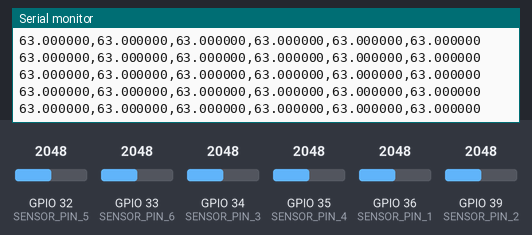
Simulated run of this sketch. Board: ESP32. Parts: the last lines printed to the serial monitor. Inputs (shaded band) come from the test bench; at power-on: GPIO 32 (SENSOR_PIN_5) = 2048, GPIO 33 (SENSOR_PIN_6) = 2048, GPIO 34 (SENSOR_PIN_3) = 2048, GPIO 35 (SENSOR_PIN_4) = 2048, GPIO 36 (SENSOR_PIN_1) = 2048, GPIO 39 (SENSOR_PIN_2) = 2048 (analog values on the 0–4095 scale). Nothing arrives over Bluetooth unless stated; a phone connects over Bluetooth LE 3 s after start.

Above: at 1.2 s.
1.3 s: GPIO 32 (SENSOR_PIN_5) set to 2866
At 1.35 s:
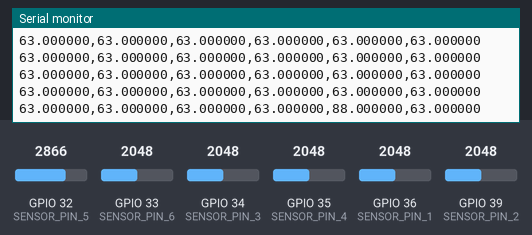
2.8 s: GPIO 33 (SENSOR_PIN_6) set to 2866
At 2.8 s:
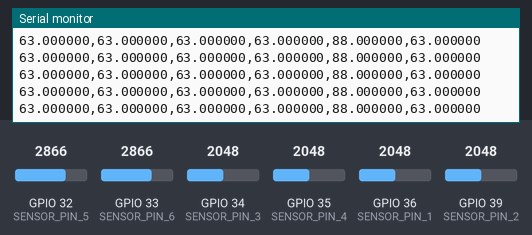
4.3 s: GPIO 34 (SENSOR_PIN_3) set to 2866
At 4.33 s:
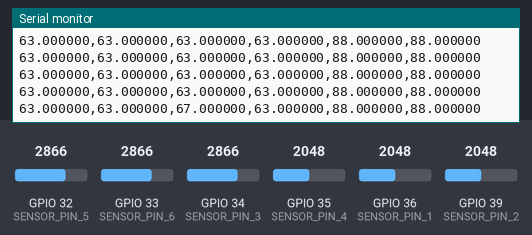
5.8 s: GPIO 35 (SENSOR_PIN_4) set to 2866
At 5.82 s:
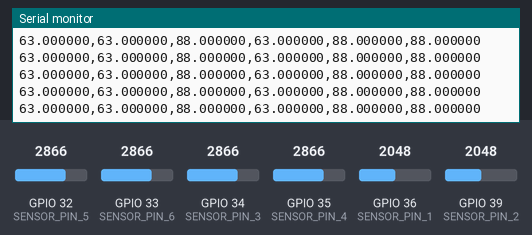
7.3 s: GPIO 36 (SENSOR_PIN_1) set to 2866
At 7.31 s:
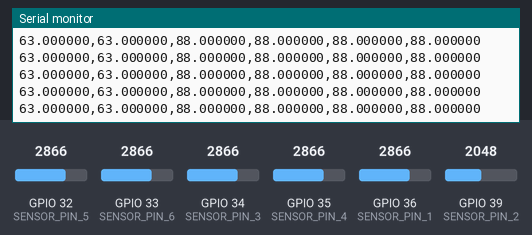
8.8 s: GPIO 39 (SENSOR_PIN_2) set to 2866
At 8.83 s:
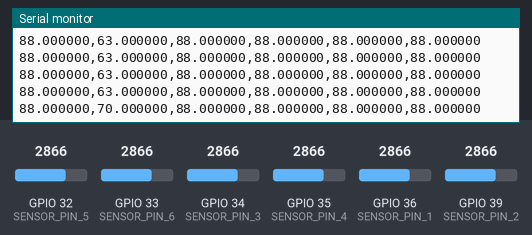
Timing chart, 0 to 11.3 s (numbered marks = the images above; inputs shaded):
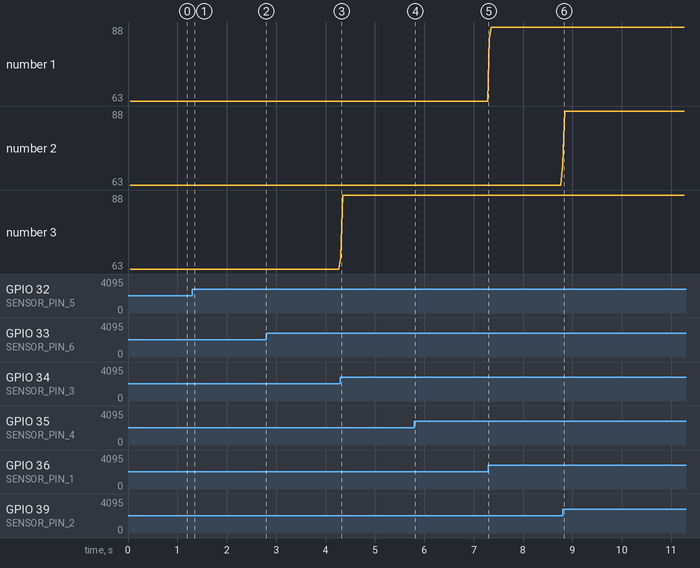

Measured:
- after the input at 1.3 s, the serial monitor: prints a new line at once (image 1)
- after the input at 4.3 s, the serial monitor: prints a new line at once (image 3)
- after the input at 8.8 s, the serial monitor: prints a new line at once (image 6)

The sketch:

Spaghettimonster_BluetoothMidi.ino
```cpp
#include <BLEMidi.h>  // https://github.com/max22-/ESP32-BLE-MIDI
#include "averageFilter.h"

#define SENSOR_PIN_1 36
#define SENSOR_PIN_2 39
#define SENSOR_PIN_3 34
#define SENSOR_PIN_4 35
#define SENSOR_PIN_5 32
#define SENSOR_PIN_6 33

unsigned long millisCurrent, millisOld;

averageFilter f1, f2, f3, f4, f5, f6;
float s1, s2, s3, s4, s5, s6;
float s1Old, s2Old, s3Old, s4Old, s5Old, s6Old;

void setup() {
  Serial.begin(115200);
  analogReadResolution(10);
  BLEMidiServer.begin("Spaghettimonster");
  millisOld = millis();
}


void loop() {
  millisCurrent = millis();
  s1 = map(f1.filter(analogRead(SENSOR_PIN_1)), 0, 1023, 0, 126);
  s2 = map(f2.filter(analogRead(SENSOR_PIN_2)), 0, 1023, 0, 126);
  s3 = map(f3.filter(analogRead(SENSOR_PIN_3)), 0, 1023, 0, 126);
  s4 = map(f4.filter(analogRead(SENSOR_PIN_4)), 0, 1023, 0, 126);
  s5 = map(f5.filter(analogRead(SENSOR_PIN_5)), 0, 1023, 0, 126);
  s6 = map(f6.filter(analogRead(SENSOR_PIN_6)), 0, 1023, 0, 126);

  if (millisCurrent >= millisOld + 40) {
    Serial.printf("%f,%f,%f,%f,%f,%f\n", s1, s2, s3, s4, s5, s6);

    if (BLEMidiServer.isConnected())
    {
      if (s1 != s1Old) {
        BLEMidiServer.controlChange(0, 1, s1);
        s1Old = s1;
      }
      if (s2 != s2Old) {
        BLEMidiServer.controlChange(0, 2, s2);
        s2Old = s2;
      }
      if (s3 != s3Old) {
        BLEMidiServer.controlChange(0, 3, s3);
        s3Old = s3;
      }
      if (s4 != s4Old) {
        BLEMidiServer.noteOff(0, s4Old, 127);
        BLEMidiServer.noteOn(0, s4, 127);
        s4Old = s4;
      }
      if (s5 != s5Old) {
        BLEMidiServer.noteOff(1, s5Old, 127);
        BLEMidiServer.noteOn(1, s5, 127);
        s5Old = s5;
      }
      if (s6 != s6Old) {
        BLEMidiServer.noteOff(2, s6Old, 127);
        BLEMidiServer.noteOn(2, s6, 127);
        s6Old = s6;
      }
    }

    millisOld = millisCurrent;
  }
}
```

averageFilter.h
```cpp
class averageFilter {
    int maxValues;
    float values[16]; // how many values to take the average from
    float average;

  public:
    averageFilter() {
      maxValues = sizeof(values) / sizeof(float);

      for (int i = 0; i < maxValues; i++) {
        values[i] = 0;
      }
    }

    float filter(float v) {
      // shift all values one to the left
      for (int i = 0; i < maxValues - 1; i++) {
        values[i] = values[i + 1];
      }

      // add current value to the latest index
      values[maxValues - 1] = v;

      // calculate the average
      average = 0;
      for (int i = 0; i < maxValues; i++) {
        average += values[i];
      }
      average /= maxValues;

      return average;
    }

};
```
